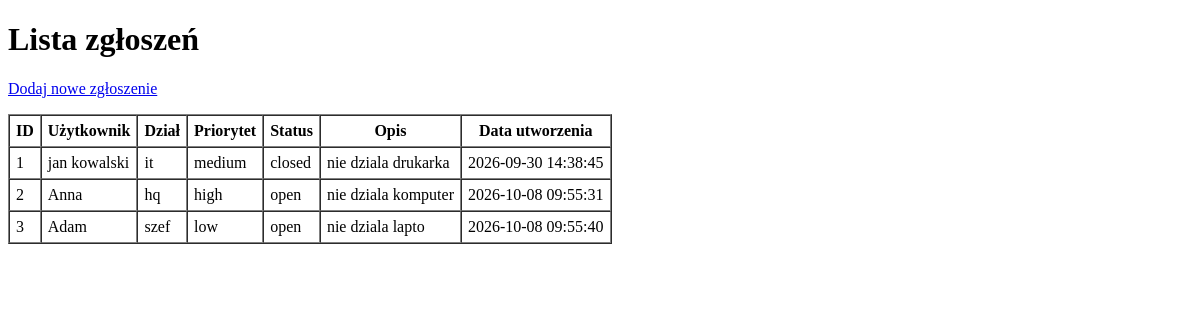
The app's page /tickets, older data.
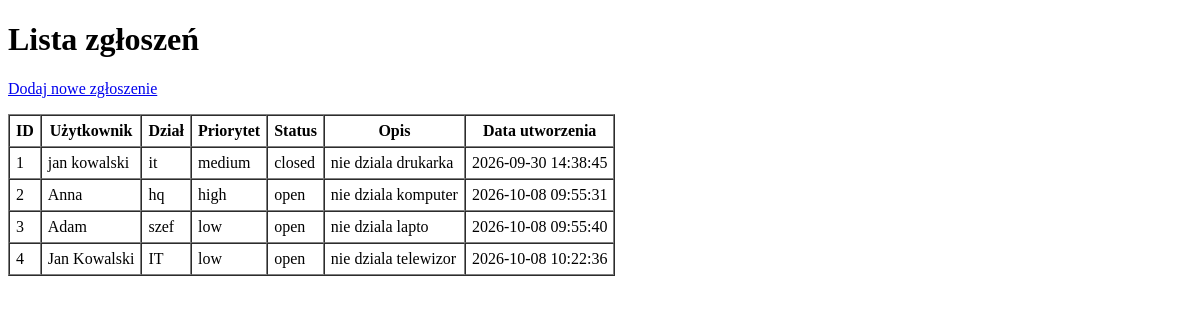
The same page, newer data.
### tables this page shows
CREATE TABLE tickets (
                id INTEGER PRIMARY KEY AUTOINCREMENT,
                user_id INTEGER NOT NULL,
                description TEXT NOT NULL,
                status TEXT NOT NULL DEFAULT 'open',
                priority TEXT NOT NULL DEFAULT 'medium',
                created_at TEXT NOT NULL,
                closed_at TEXT,
                FOREIGN KEY (user_id) REFERENCES users(id) ON DELETE RESTRICT
            );

CREATE TABLE users (
                id INTEGER PRIMARY KEY AUTOINCREMENT,
                name TEXT NOT NULL UNIQUE,
                department TEXT NOT NULL
            );

### Helpdesk Lite/web.py (the view)
@app.route("/tickets")
def list_tickets():
    try:
        tickets = helpdesk.get_all_tickets()
        return render_template("tickets.html", tickets=tickets)
    except DatabaseError:
        return "Błąd bazy danych.", 500

### Helpdesk Lite/database.py (called while the page is built)
    def _get_connection(self):
        conn = sqlite3.connect(self.db_name)
        conn.execute("PRAGMA foreign_keys = ON;")
        return conn

### Helpdesk Lite/helpdesk.py (called while the page is built)
    def get_all_tickets(self):
        return self.db.get_tickets()

### Helpdesk Lite/templates/tickets.html (shortened to what this page needs)
<!DOCTYPE html>
<html lang="pl">
<head>
</head>
<body>
    <h1>Lista zgłoszeń</h1>
    <p><a href="/tickets/new">Dodaj nowe zgłoszenie</a></p>
    {% if tickets %}
    <table border="1" cellpadding="6" cellspacing="0">
        <thead>
            <tr>
                <th>ID</th>
                <th>Użytkownik</th>
                <th>Dział</th>
                <th>Priorytet</th>
                <th>Status</th>
                <th>Opis</th>
                <th>Data utworzenia</th>
            </tr>
        </thead>
        <tbody>
            {% for t in tickets %}
            <tr>
                <td>{{ t.id }}</td>
                <td>{{ t.user_name }}</td>
                <td>{{ t.department }}</td>
                <td>{{ t.priority }}</td>
                <td>{{ t.status }}</td>
                <td>{{ t.description }}</td>
                <td>{{ t.created_at }}</td>
            </tr>
            {% endfor %}
        </tbody>
    </table>
    {% else %}
    <p>Brak zgłoszeń w bazie.</p>
    {% endif %}
</body>
</html>

Row changes from the older to the newer data that the page shows:
added tickets: id "4", user_name "Jan Kowalski", department "IT", priority "low", status "open", description "nie dziala telewizor", created_at "2026-10-08 10:22:36"
